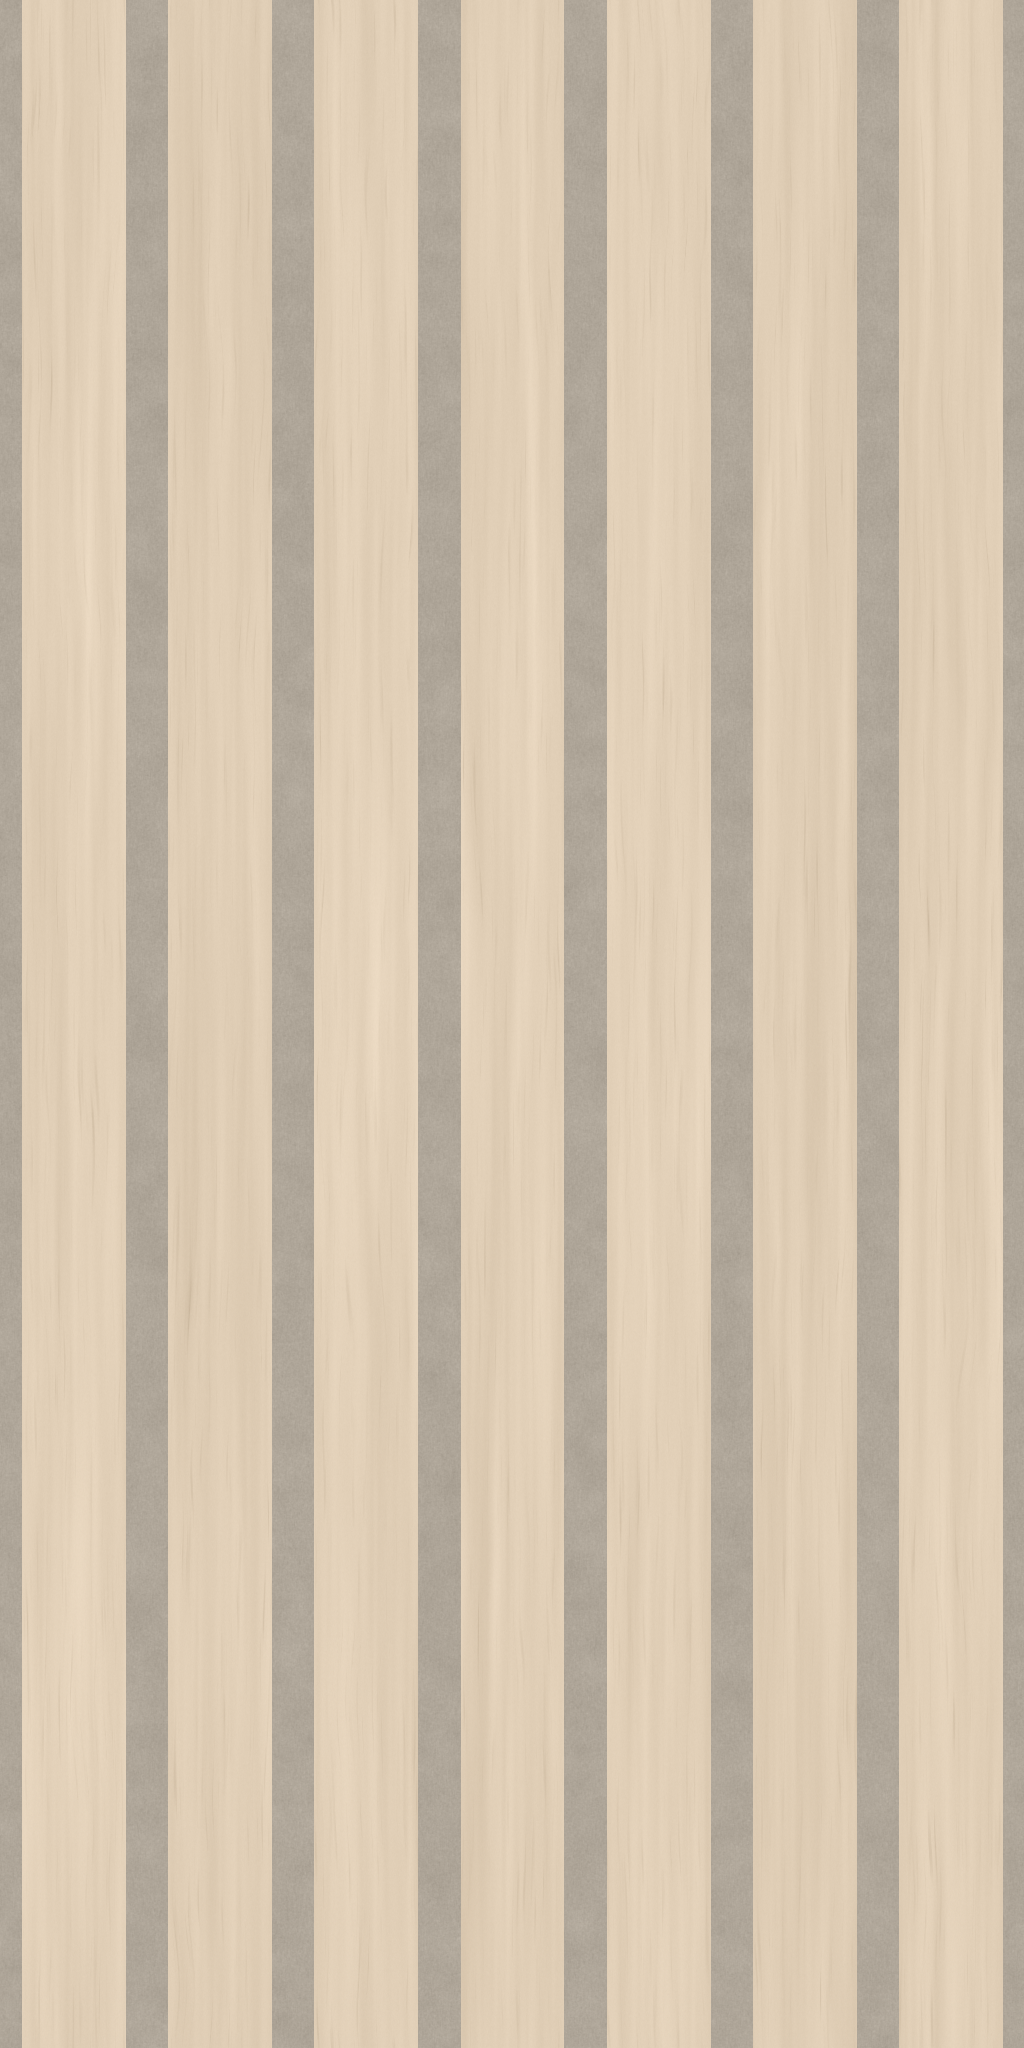

Generate this figure with Python:
from pathlib import Path
import json

import numpy as np
from PIL import Image
from scipy.ndimage import gaussian_filter, map_coordinates

OUT = Path(__file__).parent
W, H = 1024, 2048
SLATS = 7
FACE, GAP = 1.20, 0.49
PITCH = FACE + GAP
WIDTH, HEIGHT = SLATS * PITCH, 23.66
rng = np.random.default_rng(20261103)


def noise(shape, sigma):
    field = gaussian_filter(rng.standard_normal(shape), sigma, mode='wrap')
    return field / max(field.std(), 1e-9)


y, x = np.mgrid[:H, :W]
xin = x / W * WIDTH
t = (xin - GAP / 2) / PITCH
slat = np.floor(t).astype(int) % SLATS
local = np.mod(t, 1) * PITCH
wood = local < FACE
# Periodic fields keep the grain continuous through the top and bottom edges.
warp = noise((H, W), (110, 14)) * 2.4 + noise((H, W), (29, 30)) * 1.0
coords = np.array([y, (x + warp) % W])
broad = map_coordinates(noise((H, W), (140, 5)), coords, order=1, mode='grid-wrap')
fibers = map_coordinates(noise((H, W), (23, .65)), coords, order=1, mode='grid-wrap')
pores = np.maximum(-fibers - .7, 0) ** 1.4
fine = noise((H, W), (.55, .4))
long_grain = noise((H, W), (65, 1.6))
slat_tone = np.array([.5, -1.2, 1.5, -.3, 1.0, -1.0, .0])[slat]
variation = 2.3 * broad + 1.1 * long_grain - 3.2 * pores + .65 * fine + slat_tone
wood_base = np.array([225., 207., 183.])
wood_rgb = wood_base + variation[..., None] * np.array([1., 1.04, 1.1])

felt_cloud = noise((H, W), (8, 8))
felt_fine = noise((H, W), (.6, .6))
felt_fiber = noise((H, W), (1.8, .45))
felt_variation = 1.5 * felt_cloud + 2.0 * felt_fine + 1.0 * felt_fiber
felt_rgb = np.array([175., 166., 153.]) + felt_variation[..., None]
color = np.where(wood[..., None], wood_rgb, felt_rgb)
color = np.uint8(np.clip(color, 0, 255))

# A 90-degree V drops 6.2 mm into the 9 mm felt; it has no vertical core walls.
groove_x = np.maximum(local - FACE, 0)
groove_depth = np.minimum(groove_x, GAP - groove_x) * (6.2 / 25.4) / (GAP / 2)
height = np.where(wood, 0., -groove_depth)
height += np.where(wood, (.0006 * long_grain - .0004 * pores), .0008 * felt_fiber)
dx = (np.roll(height, -1, 1) - np.roll(height, 1, 1)) / (2 * WIDTH / W)
dy = (np.roll(height, -1, 0) - np.roll(height, 1, 0)) / (2 * HEIGHT / H)
normal = np.stack([-dx, dy, np.ones_like(height)], axis=-1)
normal /= np.linalg.norm(normal, axis=-1, keepdims=True)
normal_rgb = np.uint8(np.clip(np.rint((normal * .5 + .5) * 255), 0, 255))
Image.fromarray(color).save(OUT / 'texture.png')
Image.fromarray(normal_rgb).save(OUT / 'normal.png')
metadata = {
    'repeatWidthIn': WIDTH,
    'repeatHeightIn': HEIGHT,
    'depthIn': .35,
    'note': 'Manufacturer spec sheet overrides photo estimates: seven 1.20 in faces on a 1.69 in pitch with 0.49 in, 90-degree V-grooves cut 6.2 mm into 9 mm felt; seven exact pitches span 11.83 in rather than the listed 11.80 in panel width. The seamless tile is 23.66 in tall, with pale white-oak veneer and oatmeal felt colors taken from the main listing photo; no MDF or rigid core.'
}
(OUT / 'texture.json').write_text(json.dumps(metadata, indent=2) + '\n')
light = np.array([-.45, .55, .80])
light /= np.linalg.norm(light)
illumination = .42 + .58 * np.maximum(normal @ light, 0)
shaded = np.uint8(np.clip(color.astype(float) * illumination[..., None], 0, 255))
preview = Image.new('RGB', (1536, 1536))
for side, data in enumerate((color, shaded)):
    small = Image.fromarray(data).resize((256, 512), Image.Resampling.LANCZOS)
    for row in range(3):
        for col in range(3):
            preview.paste(small, (side * 768 + col * 256, row * 512))
preview.save(OUT / 'preview.png')
print(json.dumps(metadata, indent=2))
for name, data in [('color', color), ('normal', normal_rgb)]:
    print(name, 'edge mean absolute pixel differences:',
          'left/right', np.abs(data[:, 0].astype(float) - data[:, -1]).mean().round(3),
          'top/bottom', np.abs(data[0].astype(float) - data[-1]).mean().round(3))
